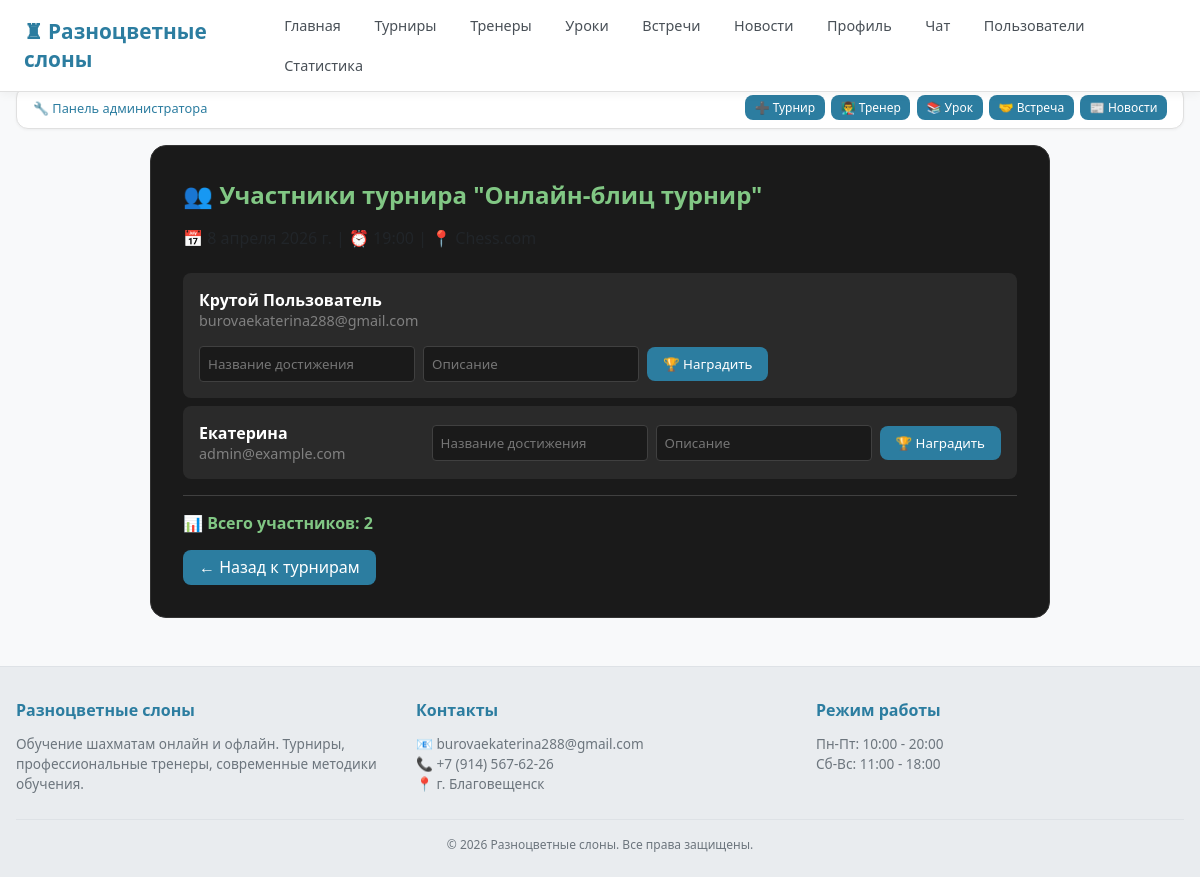
Page /tournament/3/participants/ (signed in) on the earlier database version.
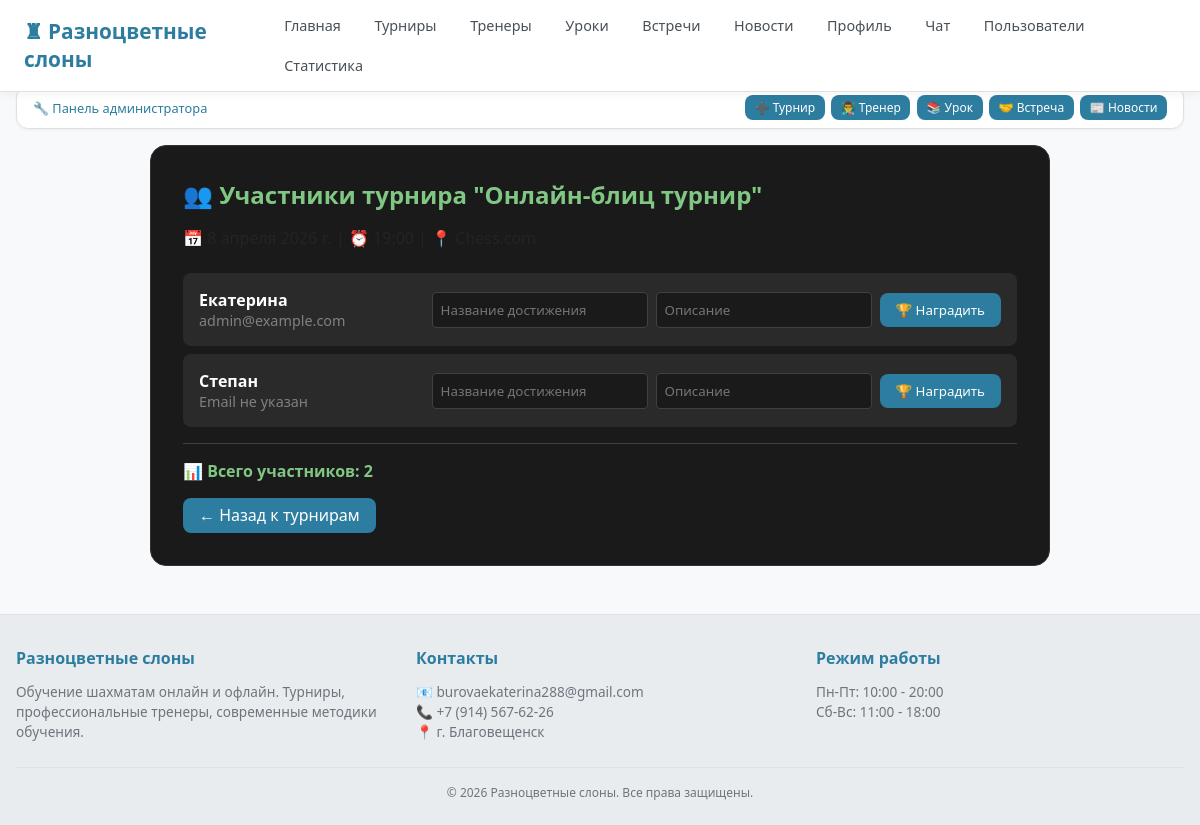
Same page on the later database version.
### main/models.py (models this page shows, shortened)
class User(AbstractUser):
    ROLE_CHOICES = [
        ('user', 'Пользователь'),
        ('admin', 'Администратор'),
        ('trainer', 'Тренер'),
    ]
    role = models.CharField(max_length=10, choices=ROLE_CHOICES, default='user')
    full_name = models.CharField(max_length=150, blank=True, null=True)
    phone = models.CharField(max_length=20, blank=True, null=True)
    city = models.CharField(max_length=100, blank=True, null=True)
    bio = models.TextField(blank=True, null=True)
    is_banned = models.BooleanField(default=False)
    rating = models.IntegerField(default=1000, verbose_name='Рейтинг Elo')
    avatar = models.ImageField(upload_to='avatars/', blank=True, null=True)
    date_joined = models.DateTimeField(auto_now_add=True)

### main/views.py (the view)
# urls.py: path('tournament/<int:id>/participants/', views.tournament_participants, name='tournament_participants'),
@login_required
@user_passes_test(is_admin)
def tournament_participants(request, id):
    tournament = get_object_or_404(Tournament, id=id)
    return render(request, 'main/participants.html', {
        'tournament': tournament,
        'participants': tournament.participants.all(),
    })

### main/views.py (called while the page is built)
def is_admin(user):
    return user.is_authenticated and user.role == 'admin'

### main/templates/main/participants.html (shortened to what this page needs)
{% extends 'main/base.html' %}
{% block content %}
<div class="participants-card">
    <h2>👥 Участники турнира "{{ tournament.name }}"</h2>
    <p>📅 {{ tournament.date }} | ⏰ {{ tournament.time|time:"H:i" }} | 📍 {{ tournament.location }}</p>
    <ul class="participants-list">
        {% for participant in participants %}
        <li>
            <div>
                <div class="participant-name">{{ participant.full_name|default:participant.username }}</div>
                <div class="participant-email">{{ participant.email|default:"Email не указан" }}</div>
            </div>
            <div>
                {% if not participant.is_banned %}
                <form method="POST" action="{% url 'award_tournament_achievement' tournament.id participant.id %}" class="award-form">
                    <input type="text" name="name" placeholder="Название достижения" required>
                    <input type="text" name="description" placeholder="Описание" required>
                    <button type="submit" class="btn btn-primary">🏆 Наградить</button>
                </form>
                {% else %}
                <span style="color:#ff4444;">⛔ Забанен</span>
                {% endif %}
            </div>
        </li>
        {% empty %}
        <li style="text-align:center; color:#666;">😢 Пока нет участников</li>
        {% endfor %}
    </ul>
    <div class="count">📊 Всего участников: {{ participants|length }}</div>
    <a href="{% url 'tournaments' %}" class="btn btn-primary" style="display:inline-block; margin-top:1rem; text-decoration:none;">← Назад к турнирам</a>
</div>
{% endblock %}

Differences in the rows shown:
no longer on this page (row edited): User: full_name "Крутой Пользователь", email "burovaekaterina288@gmail.com"
added User: full_name "Степан", email "Email не указан"
